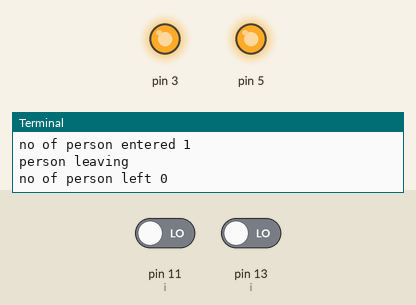
The program below on a simulated Raspberry Pi (header pin numbers). Parts: output pins drawn as LEDs (lit = HIGH), the last lines printed to the terminal. Inputs (shaded band) come from the test bench; at power-on: pin 11 (i) LOW, pin 13 (i) LOW.

Above: at 1.2 s.
1.3 s: pin 11 (i) driven HIGH
At 2.7 s:
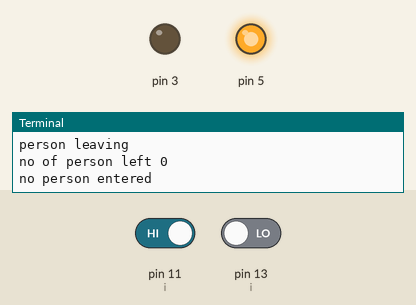
4.0 s: pin 13 (i) driven HIGH
At 6.2 s:
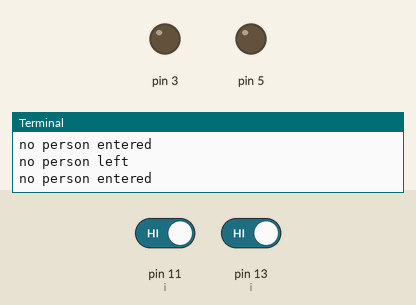
6.7 s: pin 13 (i) driven LOW
At 7.8 s:
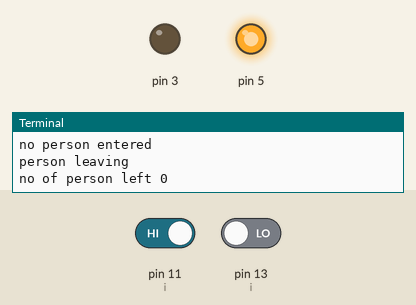
9.4 s: pin 11 (i) driven LOW
At 11.3 s:
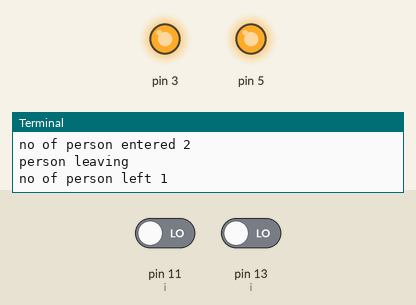
Timing chart, 0 to 12.8 s (numbered marks = the images above; inputs shaded):
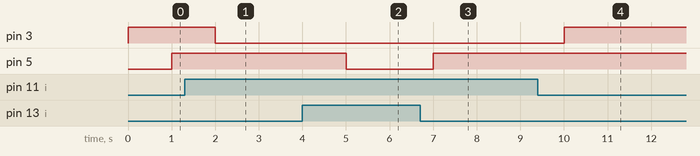

Measured:
- after the input at 1.3 s, pin 3: HIGH → LOW after 0.70 s
- after the input at 4.0 s, pin 5: HIGH → LOW after 1.0 s
- after the input at 6.7 s, pin 5: LOW → HIGH after 0.30 s
- after the input at 9.4 s, pin 3: LOW → HIGH after 0.60 s

The program:

hm_ir_dual.py
```python
import RPi.GPIO as GPIO
import time
GPIO.setwarnings(False)
GPIO.setmode(GPIO.BOARD)
GPIO.setup(11,GPIO.IN)
GPIO.setup(3,GPIO.OUT)
GPIO.setup(13,GPIO.IN)
GPIO.setup(5,GPIO.OUT)
c1=0
while True:
       i=GPIO.input(11)
       if i==0:
             GPIO.output(3,1)
             print("person entering")
             c1=c1+1
             print("no of person entered",c1)
             time.sleep(1)
       elif i==1:
             GPIO.output(3,0)
             print("no person entered")
             time.sleep(1)
       i=GPIO.input(13)
       if i==0:
             GPIO.output(5,1)
             print("person leaving")
             c2=c1
             c2=c2-1
             print("no of person left",c2)
             time.sleep(1)
       elif i==1:
             GPIO.output(5,0)
             print("no person left")
             time.sleep(1)     
```
